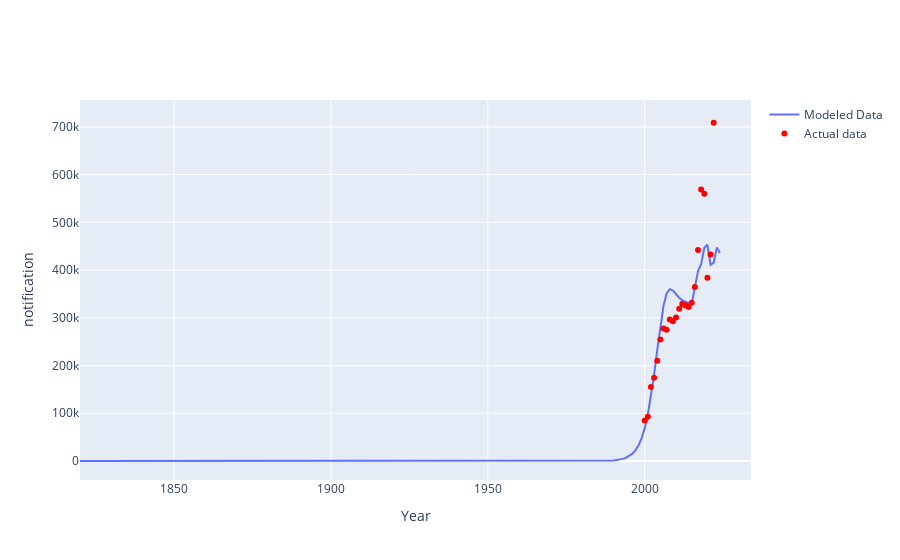

The code cell stored with this chart in its notebook:
### Code cell
variable = "notification"
fig = plot_model_vs_actual(map_res.derived_outputs, 
                     bcm.targets[variable].data,
                     variable,
                     variable,
                     "",
                     "Actual data")
#fig.update_xaxes(range=[1998, 2023])
fig

### Figure 1 — Plotly figure (JSON) as saved in the notebook; plotly's stock layout.template omitted (floating-point values rounded to 4 significant figures; data arrays with more than 128 entries replaced by an {"elided": "..."} marker saying what was removed)
{"data": [{"mode": "lines", "name": "Modeled Data", "type": "scatter", "x": {"elided": "205 int values"}, "y": {"elided": "205 float values"}}, {"marker": {"color": "red"}, "mode": "markers", "name": "Actual data", "type": "scatter", "x": [2000, 2001, 2002, 2003, 2004, 2005, 2006, 2007, 2008, 2009, 2010, 2011, 2012, 2013, 2014, 2015, 2016, 2017, 2018, 2019, 2020, 2021, 2022], "y": [84591, 92792, 155188, 174174, 210229, 254601, 277589, 275193, 296514, 292754, 300659, 318949, 328824, 325582, 322806, 331703, 364671, 442172, 568865, 559847, 384025, 432577, 708658]}], "layout": {"title": {"text": "", "x": 0.5}, "xaxis": {"title": {"text": "Year"}}, "yaxis": {"title": {"text": "notification"}}}}
